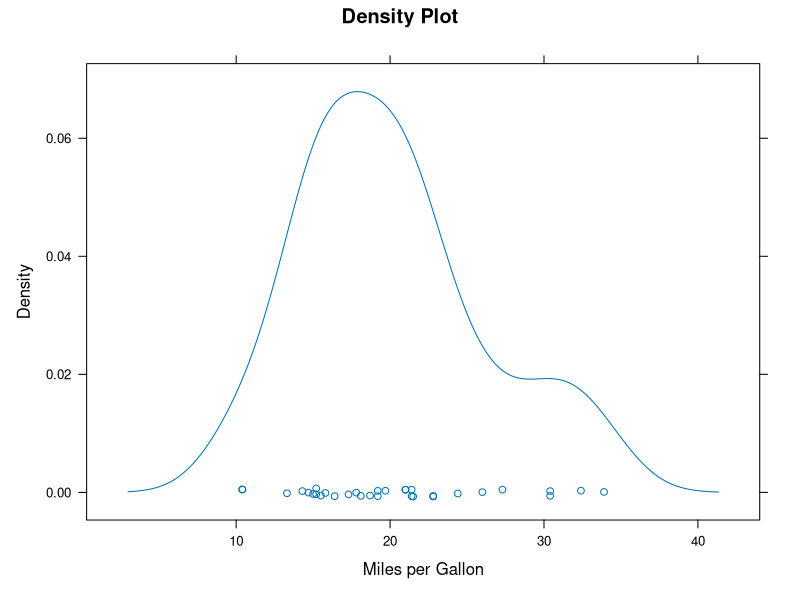

Write the R code that produced this figure.
# Lattice Examples 
library(lattice) 
attach(mtcars)

# create factors with value labels 
gear.f<-factor(gear,levels=c(3,4,5),
               labels=c("3gears","4gears","5gears")) 
cyl.f <-factor(cyl,levels=c(4,6,8),
               labels=c("4cyl","6cyl","8cyl")) 

# kernel density plot 
densityplot(~mpg, 
            main="Density Plot", 
            xlab="Miles per Gallon")
